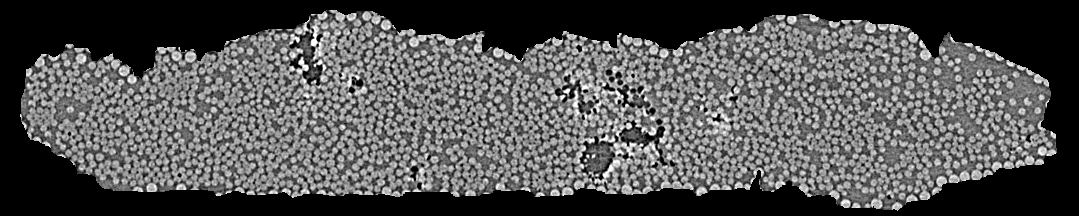
#> input picture images/Kab_02_CT_02_005_155.tif, 1079 x 216 px; its folder holds only this picture in this run
$ python -i point_patterns.py   (imports and definitions only)
#> lines starting #> are read from the running program, lines starting #| are printed output that depends on the picture; after the words box and inside, x2 and y2 are one past the last pixel; in counts of white or black regions, pixels touching at a corner belong together
#> further down, picture is the input picture: shape (216, 1079, 3); min 0, max 255, mean 83.4
"""
Second-order statistics of planar point patterns (e.g. fibre centroids) in an arbitrary observation window
given as a binary mask, plus a log-Gaussian Cox process (LGCP) model.

* :func:`window_mask_from_image` — specimen region from a grey image (when no ROI mask exists)
* :class:`MaskWindow`      — window from a binary mask: area, containment, set covariance γ_W(h), boundary
                             distance, uniform sampling
* :func:`k_function`       — Ripley's K (translation edge correction, optional direction sector)
* :func:`l_function`       — Besag's L = sqrt(K / π)
* :func:`pair_correlation` — pair correlation function g(r) (Epanechnikov kernel, translation correction)
* :func:`nn_function`      — nearest-neighbour distance distribution G(r) (border correction)
* :func:`envelope`         — pointwise simulation envelopes and global MAD test
* :func:`quadrat_dispersion` — index of dispersion Var/mean of quadrat counts vs. quadrat size
* :func:`lgcp_pcf`, :func:`lgcp_k`, :func:`fit_lgcp_mincontrast`, :func:`simulate_lgcp` — LGCP
* :func:`simulate_hardcore_cox` — hard-core (Gibbs) process, optionally modulated by a field
* :func:`excursion_log_field` — two-phase field (bundles / resin pockets) from a Gaussian field
* :func:`boundary_profile` — relative intensity vs. distance to the window boundary
* :func:`fit_by_simulation` — simulation-based minimum contrast (grid search)
* :func:`kernel_intensity` — edge-corrected Gaussian kernel estimate of the intensity λ(x)

All coordinates are ``[x, y]`` in physical units (``pixel_size`` × pixel index of the mask).
"""

import cv2
import numpy as np
from scipy.ndimage import distance_transform_edt, gaussian_filter
from scipy.optimize import least_squares
from scipy.spatial import cKDTree


class MaskWindow:
    """
    Observation window defined by a binary mask.

    Parameters
    ----------
    mask       : (H, W) bool
    pixel_size : physical size of one mask pixel
    """

    # [26 lines left out: functions __init__, from_mask, eroded, not called in this run]

    @property
    def shape(self):
        return self.mask.shape

    def _index(self, xy):
        ij = np.floor(np.asarray(xy, dtype=float) / self.pixel_size).astype(int)
        return ij[:, 0], ij[:, 1]           # ix, iy

    # [69 lines left out: functions contains, set_covariance, gamma, max_reliable_r, boundary_distance, sample_uniform, not called in this run]


def window_mask_from_image(image, threshold=None, close=15, fill_holes=True):
    """
    Specimen region (e.g. a tape / roving in embedding resin on a dark background) from a grey image:
    threshold (Otsu if None) → morphological closing (*close* px) → largest connected component →
    holes filled (pores / resin pockets inside stay part of the window).
    """
#> called with close = 15, fill_holes = True
    from scipy.ndimage import binary_fill_holes

    im = np.asarray(image)
    if im.ndim == 3:
        im = cv2.cvtColor(im[..., :3], cv2.COLOR_RGB2GRAY)
    im = cv2.normalize(im, None, 0, 255, cv2.NORM_MINMAX).astype(np.uint8)
    if threshold is None:
        threshold, _ = cv2.threshold(im, 0, 255, cv2.THRESH_BINARY + cv2.THRESH_OTSU)
#> threshold = 81
    m = (im > threshold).astype(np.uint8)
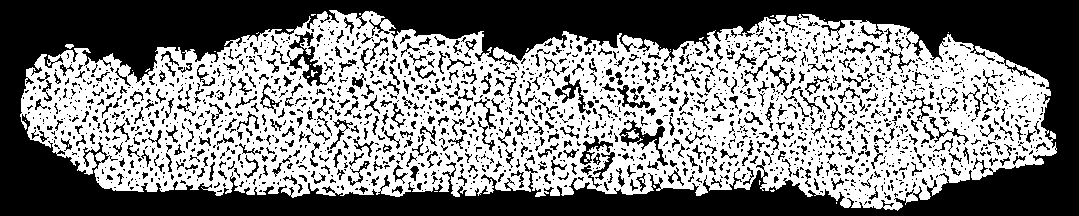
#> m: shape (216, 1079); values 0 (black) and 1 (white), 51.3% white; 1851 black regions (1367 under 20 px), largest, box (x1, y1, x2, y2) and area: (0, 0, 1079, 216) 83452, (289, 31, 335, 86) 703, (619, 120, 668, 166) 564
    if close:
        m = cv2.morphologyEx(m, cv2.MORPH_CLOSE, cv2.getStructuringElement(cv2.MORPH_ELLIPSE, (close, close)))
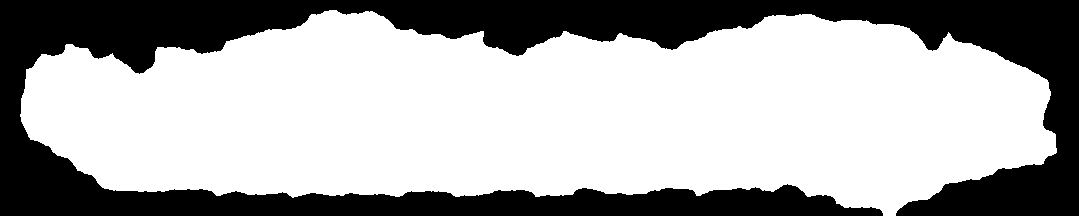
#> m: shape (216, 1079); values 0 (black) and 1 (white), 66.5% white; 1 black region, box (x1, y1, x2, y2) and area: (0, 0, 1079, 216) 78187
    n, lab, stats, _ = cv2.connectedComponentsWithStats(m, connectivity=8)
#> n = 2; stats = [[0, 0, 1079, 216, 78187], [20, 10, 1037, 206, 154877]]
    if n > 1:
        m = lab == 1 + np.argmax(stats[1:, cv2.CC_STAT_AREA])
    m = m.astype(bool)
    return binary_fill_holes(m) if fill_holes else m


# --------------------------------------------------------------------------------------------------
# summary functions
# --------------------------------------------------------------------------------------------------

# [51 lines left out: functions _pairs, _sector_fraction, k_function, not called in this run]


def l_function(K):
    """Besag's L(r) = sqrt(K(r) / π);  CSR → r."""
    return np.sqrt(np.maximum(K, 0) / np.pi)


# [124 lines left out: functions pair_correlation, nn_distances, nn_function, envelope, quadrat_dispersion, _corr, not called in this run]


def lgcp_pcf(r, sigma2, scale, model="exponential"):
    """Pair correlation of an LGCP: g(r) = exp(σ² ρ(r / ℓ))."""
    return np.exp(sigma2 * _corr(r, scale, model))


# [379 lines left out: functions lgcp_k, fit_lgcp_mincontrast, gaussian_random_field, simulate_lgcp, kernel_intensity, simulate_hardcore_cox and 3 more, not called in this run]

>>> import cv2
>>> picture = cv2.cvtColor(cv2.imread('../../images/Kab_02_CT_02_005_155.tif'), cv2.COLOR_BGR2RGB)
>>> result = window_mask_from_image(picture)
